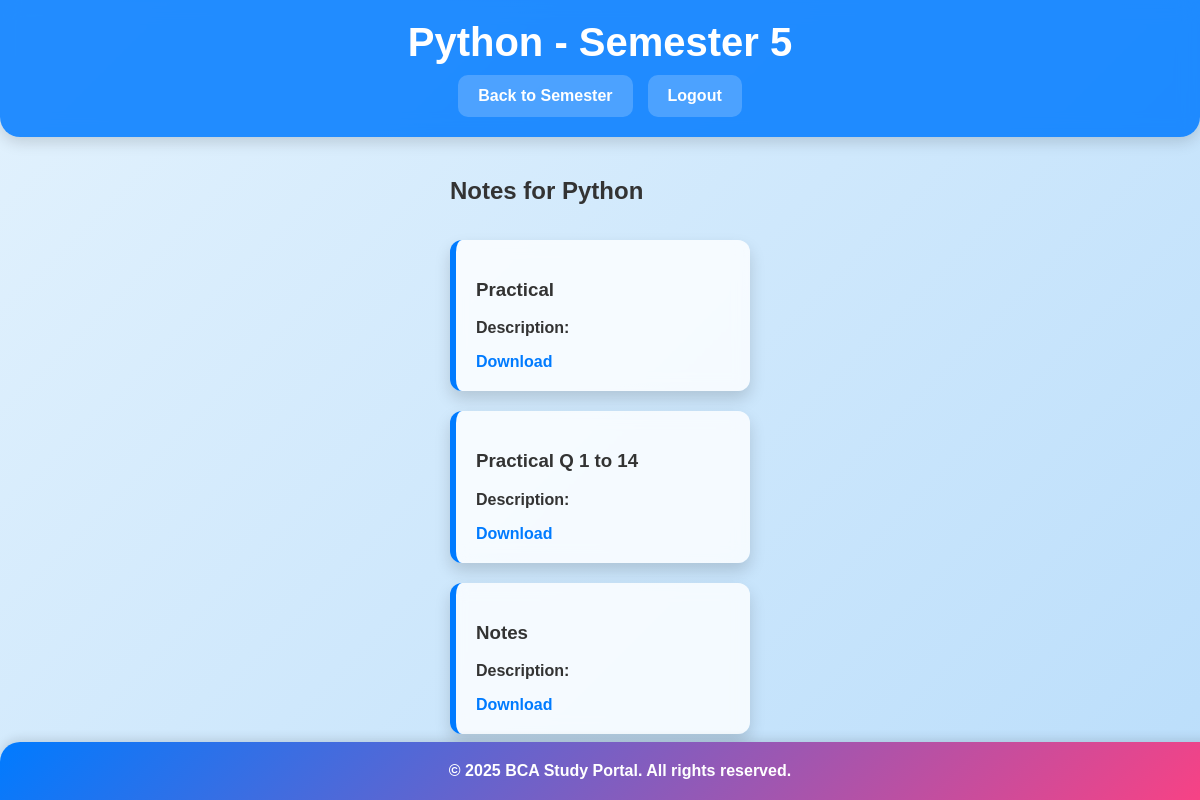
The app's page /user/semester/5/subject/Python (signed in) with its own data.
### app.py (models this page shows)
class Note(db.Model):
    id = db.Column(db.Integer, primary_key=True)
    semester = db.Column(db.String(50), nullable=False)
    subject = db.Column(db.String(100), nullable=False)
    topic = db.Column(db.String(200), nullable=False)
    file_path = db.Column(db.String(200), nullable=False)
    uploaded_by = db.Column(db.Integer, db.ForeignKey('user.id'))

### app.py (the view)
@app.route('/user/semester/<semester>/subject/<subject>')
def view_notes(semester, subject):
    if 'user_id' not in session:
        return redirect(url_for('login'))
    user_id = session['user_id']
    user = User.query.get(user_id)
    if not user:
        return redirect(url_for('login'))
    notes = Note.query.filter_by(semester=semester, subject=subject).all()
    return render_template('subject.html', semester=semester, subject=subject, notes=notes)

### templates/subject.html (shortened to what this page needs)
<!DOCTYPE html>
<html lang="en">
<head>
    <link rel="stylesheet" href="{{ url_for('static', filename='styles.css') }}">
</head>
<body>
    <header>
        <h1>{{ subject }} - Semester {{ semester }}</h1>
        <nav>
            <a href="{{ url_for('view_semester', semester=semester) }}">Back to Semester</a>
            <a href="{{ url_for('logout') }}">Logout</a>
        </nav>
    </header>
    <div class="container">
        <h2>Notes for {{ subject }}</h2>
        <div class="notes-grid">
            {% for note in notes %}
            <div class="note-card">
                <h3>{{ note.topic }}</h3>
                <p><strong>Description:</strong> {{ note.description }}</p>
                <a href="{{ url_for('download', filename=note.file_path.replace('\\', '/').split('/')[-1]) }}">Download</a>
            </div>
            {% endfor %}
        </div>
    </div>
    <footer>
        &copy; 2025 BCA Study Portal. All rights reserved.
    </footer>
</body>
</html>

### static/styles.css (style rules this page uses)
body { font-family: 'Poppins', sans-serif; margin: 0; padding: 0; background: linear-gradient(135deg, #e3f2fd, #bbdefb); color: #333; display: flex; flex-direction: column; min-height: 100vh; }
a { text-decoration: none; color: #007bff; font-weight: 600; transition: all 0.3s ease-in-out; }
.container { max-width: 1200px; margin: auto; padding: 20px; flex: 1; }
header { background: rgba(0, 123, 255, 0.85); color: white; padding: 20px 0; text-align: center; width: 100%; box-shadow: 0 5px 15px rgba(0, 0, 0, 0.15); backdrop-filter: blur(10px); border-bottom-left-radius: 20px; border-bottom-right-radius: 20px; }
header h1 { margin: 0; font-size: 2.5rem; font-weight: 700; }
nav { display: flex; justify-content: center; gap: 15px; margin-top: 10px; flex-wrap: wrap; }
nav a { color: white; font-weight: bold; padding: 12px 20px; border-radius: 10px; background: rgba(255, 255, 255, 0.2); transition: all 0.3s ease-in-out; }
.notes-grid { display: grid; grid-template-columns: repeat(auto-fit, minmax(300px, 1fr)); gap: 20px; margin-top: 35px; }
.note-card { background: rgba(255, 255, 255, 0.8); padding: 20px; border-radius: 12px; box-shadow: 0 8px 16px rgba(0, 0, 0, 0.15); transition: all 0.3s ease-in-out; border-left: 6px solid #007bff; backdrop-filter: blur(8px); }
footer { text-align: center; padding: 20px; background: linear-gradient(135deg, #007bff, #ff4081); color: white; font-size: 1rem; font-weight: bold; box-shadow: 0 -4px 10px rgba(0, 0, 0, 0.1); position: fixed; width: 100%; bottom: 0; left: 0; border-top-left-radius: 20px; border-top-right-radius: 20px; }

### records on screen
Note: topic "Practical"
Note: topic "Practical Q 1 to 14"
Note: topic "Notes"

### other values on screen
{{ subject }} "Python"
{{ semester }} "5"
